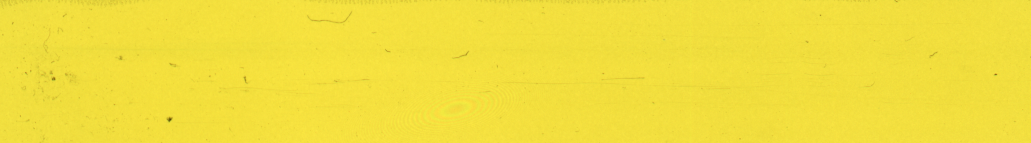
%> input picture L-0-1029.tif, 1031 x 143 px; the run also reads 1 picture not shown here
$ octave 'skript (kopie).m'   (GNU Octave 9; MATLAB toolbox functions it lacks are replaced by stand-ins)
%> lines starting %> are read from the running program, lines starting %| are printed output that depends on the picture
%%naètení obrázkù

F01 = double(imread('L-0-1029.tif'));
F0_1r = F01(:,:,1);
F0_1b = F01(:,:,3);
F02 = double(imread('L-0-2030.tif'));
F0_2r = F02(:,:,1);
F0_2b = F02(:,:,3);
F61 = double(imread('L-6-1035.tif'));
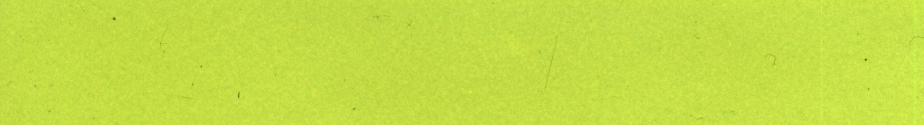
%> input picture L-6-1035.tif, 924 x 125 px
F6_1r = F61(:,:,1);
F6_1b = F61(:,:,3);
F62 = double(imread('L-6-2036.tif'));
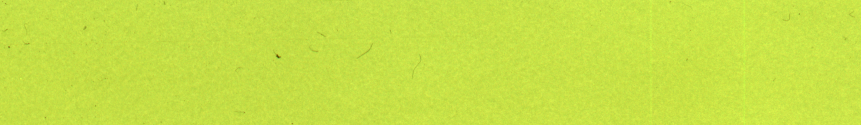
%> input picture L-6-2036.tif, 861 x 125 px
F6_2r = F62(:,:,1);
F6_2b = F62(:,:,3);
F121 = double(imread('L-12-1032.tif'));
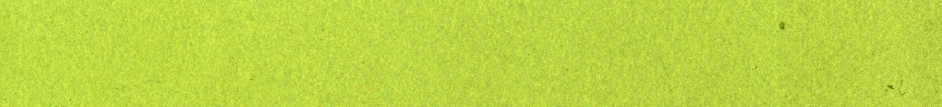
%> input picture L-12-1032.tif, 942 x 107 px
F12_1r = F121(:,:,1);
F12_1b = F121(:,:,3);
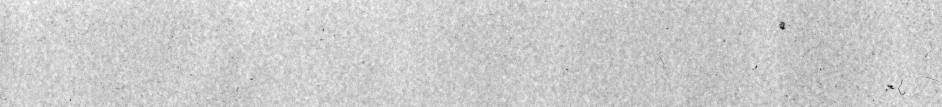
%> F12_1b: size 107x942 double; min 8355, max 14319, mean 13133.4; drawn with min black and max white
F122 = double(imread('L-12-2033.tif'));
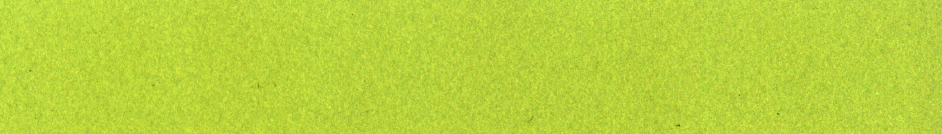
%> input picture L-12-2033.tif, 942 x 134 px
F12_2r = F122(:,:,1);
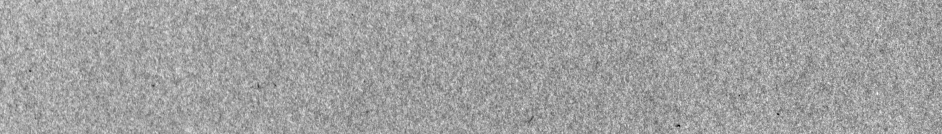
%> F12_2r: size 134x942 double; min 16261, max 25630, mean 22199; drawn with min black and max white
F12_2b = F122(:,:,3);
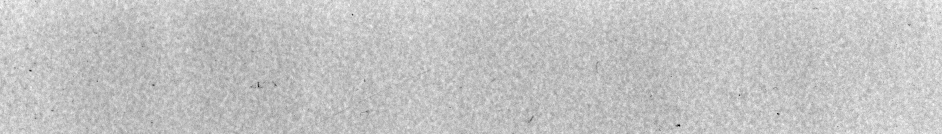
%> F12_2b: size 134x942 double; min 8884, max 14540, mean 13230.2; drawn with min black and max white
%> (the run ends here)
